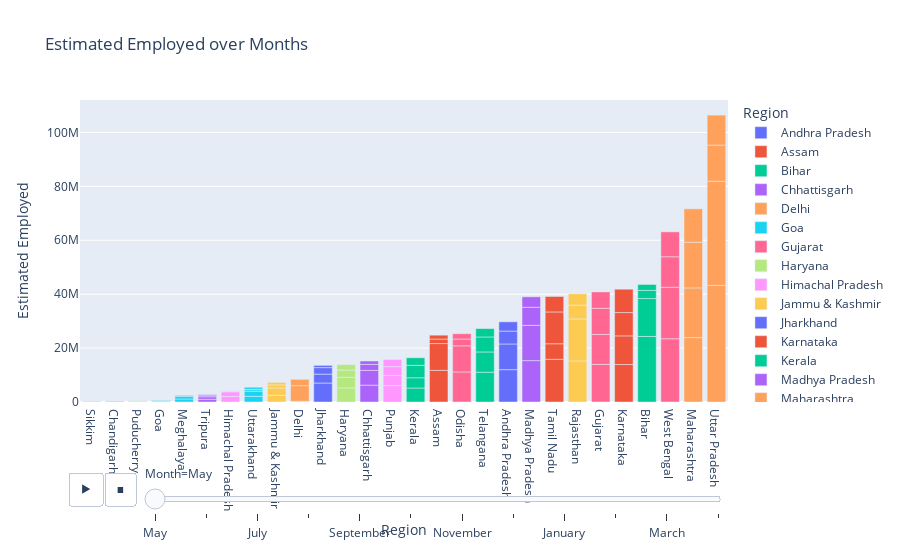

The notebook cell saved with this chart:
### Markdown cell above
Therefore, Tripura has the highest Unemployment Rate
<br> while, Sikkim has the lowest Unemployment Rate

### Code cell
# Estimated Employed over Month from Data1

plt.figure(figsize=(14,7))
fig = px.bar(data1, x='Region', y='Estimated Employed', color='Region', animation_frame="Month", title="Estimated Employed over Months")
fig.update_layout(xaxis = {'categoryorder':'total ascending'})
fig.show()

### Figure 1 — Plotly figure (JSON) as saved in the notebook; plotly's stock layout.template omitted (floating-point values rounded to 4 significant figures)
{"data": [{"alignmentgroup": "True", "hovertemplate": "Region=%{x}<br>Month=May<br>Estimated Employed=%{y}<extra></extra>", "legendgroup": "Andhra Pradesh", "marker": {"color": "#636efa", "pattern": {"shape": ""}}, "name": "Andhra Pradesh", "offsetgroup": "Andhra Pradesh", "orientation": "v", "showlegend": true, "textposition": "auto", "type": "bar", "x": ["Andhra Pradesh", "Andhra Pradesh", "Andhra Pradesh", "Andhra Pradesh"], "xaxis": "x", "y": [11999139, 9526902, 4788661, 3428356], "yaxis": "y"}, {"alignmentgroup": "True", "hovertemplate": "Region=%{x}<br>Month=May<br>Estimated Employed=%{y}<extra></extra>", "legendgroup": "Assam", "marker": {"color": "#EF553B", "pattern": {"shape": ""}}, "name": "Assam", "offsetgroup": "Assam", "orientation": "v", "showlegend": true, "textposition": "auto", "type": "bar", "x": ["Assam", "Assam", "Assam", "Assam"], "xaxis": "x", "y": [11749334, 9926176, 1671707, 1441722], "yaxis": "y"}, {"alignmentgroup": "True", "hovertemplate": "Region=%{x}<br>Month=May<br>Estimated Employed=%{y}<extra></extra>", "legendgroup": "Bihar", "marker": {"color": "#00cc96", "pattern": {"shape": ""}}, "name": "Bihar", "offsetgroup": "Bihar", "orientation": "v", "showlegend": true, "textposition": "auto", "type": "bar", "x": ["Bihar", "Bihar", "Bihar", "Bihar"], "xaxis": "x", "y": [24322330, 14050319, 3029344, 2207026], "yaxis": "y"}, {"alignmentgroup": "True", "hovertemplate": "Region=%{x}<br>Month=May<br>Estimated Employed=%{y}<extra></extra>", "legendgroup": "Chhattisgarh", "marker": {"color": "#ab63fa", "pattern": {"shape": ""}}, "name": "Chhattisgarh", "offsetgroup": "Chhattisgarh", "orientation": "v", "showlegend": true, "textposition": "auto", "type": "bar", "x": ["Chhattisgarh", "Chhattisgarh", "Chhattisgarh", "Chhattisgarh"], "xaxis": "x", "y": [6259019, 5454091, 2223129, 1276291], "yaxis": "y"}, {"alignmentgroup": "True", "hovertemplate": "Region=%{x}<br>Month=May<br>Estimated Employed=%{y}<extra></extra>", "legendgroup": "Delhi", "marker": {"color": "#FFA15A", "pattern": {"shape": ""}}, "name": "Delhi", "offsetgroup": "Delhi", "orientation": "v", "showlegend": true, "textposition": "auto", "type": "bar", "x": ["Delhi", "Delhi", "Delhi", "Delhi"], "xaxis": "x", "y": [169487, 129610, 5756475, 2343783], "yaxis": "y"}, {"alignmentgroup": "True", "hovertemplate": "Region=%{x}<br>Month=May<br>Estimated Employed=%{y}<extra></extra>", "legendgroup": "Goa", "marker": {"color": "#19d3f3", "pattern": {"shape": ""}}, "name": "Goa", "offsetgroup": "Goa", "orientation": "v", "showlegend": true, "textposition": "auto", "type": "bar", "x": ["Goa", "Goa", "Goa"], "xaxis": "x", "y": [179340, 128538, 264855], "yaxis": "y"}, {"alignmentgroup": "True", "hovertemplate": "Region=%{x}<br>Month=May<br>Estimated Employed=%{y}<extra></extra>", "legendgroup": "Gujarat", "marker": {"color": "#FF6692", "pattern": {"shape": ""}}, "name": "Gujarat", "offsetgroup": "Gujarat", "orientation": "v", "showlegend": true, "textposition": "auto", "type": "bar", "x": ["Gujarat", "Gujarat", "Gujarat", "Gujarat"], "xaxis": "x", "y": [13954728, 11121124, 9686558, 6072776], "yaxis": "y"}, {"alignmentgroup": "True", "hovertemplate": "Region=%{x}<br>Month=May<br>Estimated Employed=%{y}<extra></extra>", "legendgroup": "Haryana", "marker": {"color": "#B6E880", "pattern": {"shape": ""}}, "name": "Haryana", "offsetgroup": "Haryana", "orientation": "v", "showlegend": true, "textposition": "auto", "type": "bar", "x": ["Haryana", "Haryana", "Haryana", "Haryana"], "xaxis": "x", "y": [5249186, 3914193, 2693596, 2013083], "yaxis": "y"}, {"alignmentgroup": "True", "hovertemplate": "Region=%{x}<br>Month=May<br>Estimated Employed=%{y}<extra></extra>", "legendgroup": "Himachal Pradesh", "marker": {"color": "#FF97FF", "pattern": {"shape": ""}}, "name": "Himachal Pradesh", "offsetgroup": "Himachal Pradesh", "orientation": "v", "showlegend": true, "textposition": "auto", "type": "bar", "x": ["Himachal Pradesh", "Himachal Pradesh", "Himachal Pradesh", "Himachal Pradesh"], "xaxis": "x", "y": [2045760, 1732050, 245668, 134868], "yaxis": "y"}, {"alignmentgroup": "True", "hovertemplate": "Region=%{x}<br>Month=May<br>Estimated Employed=%{y}<extra></extra>", "legendgroup": "Jammu & Kashmir", "marker": {"color": "#FECB52", "pattern": {"shape": ""}}, "name": "Jammu & Kashmir", "offsetgroup": "Jammu & Kashmir", "orientation": "v", "showlegend": true, "textposition": "auto", "type": "bar", "x": ["Jammu & Kashmir", "Jammu & Kashmir", "Jammu & Kashmir", "Jammu & Kashmir"], "xaxis": "x", "y": [2495186, 2716966, 1130139, 937435], "yaxis": "y"}, {"alignmentgroup": "True", "hovertemplate": "Region=%{x}<br>Month=May<br>Estimated Employed=%{y}<extra></extra>", "legendgroup": "Jharkhand", "marker": {"color": "#636efa", "pattern": {"shape": ""}}, "name": "Jharkhand", "offsetgroup": "Jharkhand", "orientation": "v", "showlegend": true, "textposition": "auto", "type": "bar", "x": ["Jharkhand", "Jharkhand", "Jharkhand", "Jharkhand"], "xaxis": "x", "y": [7035766, 3315038, 2404033, 830347], "yaxis": "y"}, {"alignmentgroup": "True", "hovertemplate": "Region=%{x}<br>Month=May<br>Estimated Employed=%{y}<extra></extra>", "legendgroup": "Karnataka", "marker": {"color": "#EF553B", "pattern": {"shape": ""}}, "name": "Karnataka", "offsetgroup": "Karnataka", "orientation": "v", "showlegend": true, "textposition": "auto", "type": "bar", "x": ["Karnataka", "Karnataka", "Karnataka", "Karnataka"], "xaxis": "x", "y": [13911440, 10626328, 8638239, 8669258], "yaxis": "y"}, {"alignmentgroup": "True", "hovertemplate": "Region=%{x}<br>Month=May<br>Estimated Employed=%{y}<extra></extra>", "legendgroup": "Kerala", "marker": {"color": "#00cc96", "pattern": {"shape": ""}}, "name": "Kerala", "offsetgroup": "Kerala", "orientation": "v", "showlegend": true, "textposition": "auto", "type": "bar", "x": ["Kerala", "Kerala", "Kerala", "Kerala"], "xaxis": "x", "y": [5184355, 3799919, 4605913, 2826118], "yaxis": "y"}, {"alignmentgroup": "True", "hovertemplate": "Region=%{x}<br>Month=May<br>Estimated Employed=%{y}<extra></extra>", "legendgroup": "Madhya Pradesh", "marker": {"color": "#ab63fa", "pattern": {"shape": ""}}, "name": "Madhya Pradesh", "offsetgroup": "Madhya Pradesh", "orientation": "v", "showlegend": true, "textposition": "auto", "type": "bar", "x": ["Madhya Pradesh", "Madhya Pradesh", "Madhya Pradesh", "Madhya Pradesh"], "xaxis": "x", "y": [15349838, 13099601, 6692720, 3879934], "yaxis": "y"}, {"alignmentgroup": "True", "hovertemplate": "Region=%{x}<br>Month=May<br>Estimated Employed=%{y}<extra></extra>", "legendgroup": "Maharashtra", "marker": {"color": "#FFA15A", "pattern": {"shape": ""}}, "name": "Maharashtra", "offsetgroup": "Maharashtra", "orientation": "v", "showlegend": true, "textposition": "auto", "type": "bar", "x": ["Maharashtra", "Maharashtra", "Maharashtra", "Maharashtra"], "xaxis": "x", "y": [23896858, 18423447, 16962574, 12365754], "yaxis": "y"}, {"alignmentgroup": "True", "hovertemplate": "Region=%{x}<br>Month=May<br>Estimated Employed=%{y}<extra></extra>", "legendgroup": "Meghalaya", "marker": {"color": "#19d3f3", "pattern": {"shape": ""}}, "name": "Meghalaya", "offsetgroup": "Meghalaya", "orientation": "v", "showlegend": true, "textposition": "auto", "type": "bar", "x": ["Meghalaya", "Meghalaya", "Meghalaya", "Meghalaya"], "xaxis": "x", "y": [1119011, 992148, 228978, 222916], "yaxis": "y"}, {"alignmentgroup": "True", "hovertemplate": "Region=%{x}<br>Month=May<br>Estimated Employed=%{y}<extra></extra>", "legendgroup": "Odisha", "marker": {"color": "#FF6692", "pattern": {"shape": ""}}, "name": "Odisha", "offsetgroup": "Odisha", "orientation": "v", "showlegend": true, "textposition": "auto", "type": "bar", "x": ["Odisha", "Odisha", "Odisha", "Odisha"], "xaxis": "x", "y": [11155753, 9683719, 2519582, 1975481], "yaxis": "y"}, {"alignmentgroup": "True", "hovertemplate": "Region=%{x}<br>Month=May<br>Estimated Employed=%{y}<extra></extra>", "legendgroup": "Puducherry", "marker": {"color": "#B6E880", "pattern": {"shape": ""}}, "name": "Puducherry", "offsetgroup": "Puducherry", "orientation": "v", "showlegend": true, "textposition": "auto", "type": "bar", "x": ["Puducherry", "Puducherry", "Puducherry"], "xaxis": "x", "y": [172474, 283905, 64538], "yaxis": "y"}, {"alignmentgroup": "True", "hovertemplate": "Region=%{x}<br>Month=May<br>Estimated Employed=%{y}<extra></extra>", "legendgroup": "Punjab", "marker": {"color": "#FF97FF", "pattern": {"shape": ""}}, "name": "Punjab", "offsetgroup": "Punjab", "orientation": "v", "showlegend": true, "textposition": "auto", "type": "bar", "x": ["Punjab", "Punjab", "Punjab", "Punjab"], "xaxis": "x", "y": [6088547, 3727366, 3289918, 2682658], "yaxis": "y"}, {"alignmentgroup": "True", "hovertemplate": "Region=%{x}<br>Month=May<br>Estimated Employed=%{y}<extra></extra>", "legendgroup": "Rajasthan", "marker": {"color": "#FECB52", "pattern": {"shape": ""}}, "name": "Rajasthan", "offsetgroup": "Rajasthan", "orientation": "v", "showlegend": true, "textposition": "auto", "type": "bar", "x": ["Rajasthan", "Rajasthan", "Rajasthan", "Rajasthan"], "xaxis": "x", "y": [15226005, 15586833, 5108436, 4225486], "yaxis": "y"}, {"alignmentgroup": "True", "hovertemplate": "Region=%{x}<br>Month=May<br>Estimated Employed=%{y}<extra></extra>", "legendgroup": "Sikkim", "marker": {"color": "#636efa", "pattern": {"shape": ""}}, "name": "Sikkim", "offsetgroup": "Sikkim", "orientation": "v", "showlegend": true, "textposition": "auto", "type": "bar", "x": ["Sikkim", "Sikkim"], "xaxis": "x", "y": [89587, 75456], "yaxis": "y"}, {"alignmentgroup": "True", "hovertemplate": "Region=%{x}<br>Month=May<br>Estimated Employed=%{y}<extra></extra>", "legendgroup": "Tamil Nadu", "marker": {"color": "#EF553B", "pattern": {"shape": ""}}, "name": "Tamil Nadu", "offsetgroup": "Tamil Nadu", "orientation": "v", "showlegend": true, "textposition": "auto", "type": "bar", "x": ["Tamil Nadu", "Tamil Nadu", "Tamil Nadu", "Tamil Nadu"], "xaxis": "x", "y": [15844698, 5768342, 11798080, 5733921], "yaxis": "y"}, {"alignmentgroup": "True", "hovertemplate": "Region=%{x}<br>Month=May<br>Estimated Employed=%{y}<extra></extra>", "legendgroup": "Telangana", "marker": {"color": "#00cc96", "pattern": {"shape": ""}}, "name": "Telangana", "offsetgroup": "Telangana", "orientation": "v", "showlegend": true, "textposition": "auto", "type": "bar", "x": ["Telangana", "Telangana", "Telangana", "Telangana"], "xaxis": "x", "y": [11053353, 7508747, 5560649, 3108830], "yaxis": "y"}, {"alignmentgroup": "True", "hovertemplate": "Region=%{x}<br>Month=May<br>Estimated Employed=%{y}<extra></extra>", "legendgroup": "Tripura", "marker": {"color": "#ab63fa", "pattern": {"shape": ""}}, "name": "Tripura", "offsetgroup": "Tripura", "orientation": "v", "showlegend": true, "textposition": "auto", "type": "bar", "x": ["Tripura", "Tripura", "Tripura", "Tripura"], "xaxis": "x", "y": [1019549, 911789, 423127, 384999], "yaxis": "y"}, {"alignmentgroup": "True", "hovertemplate": "Region=%{x}<br>Month=May<br>Estimated Employed=%{y}<extra></extra>", "legendgroup": "Uttar Pradesh", "marker": {"color": "#FFA15A", "pattern": {"shape": ""}}, "name": "Uttar Pradesh", "offsetgroup": "Uttar Pradesh", "orientation": "v", "showlegend": true, "textposition": "auto", "type": "bar", "x": ["Uttar Pradesh", "Uttar Pradesh", "Uttar Pradesh", "Uttar Pradesh"], "xaxis": "x", "y": [43287808, 38640999, 13391244, 11111486], "yaxis": "y"}, {"alignmentgroup": "True", "hovertemplate": "Region=%{x}<br>Month=May<br>Estimated Employed=%{y}<extra></extra>", "legendgroup": "Uttarakhand", "marker": {"color": "#19d3f3", "pattern": {"shape": ""}}, "name": "Uttarakhand", "offsetgroup": "Uttarakhand", "orientation": "v", "showlegend": true, "textposition": "auto", "type": "bar", "x": ["Uttarakhand", "Uttarakhand", "Uttarakhand", "Uttarakhand"], "xaxis": "x", "y": [2108044, 1915482, 676797, 778590], "yaxis": "y"}, {"alignmentgroup": "True", "hovertemplate": "Region=%{x}<br>Month=May<br>Estimated Employed=%{y}<extra></extra>", "legendgroup": "West Bengal", "marker": {"color": "#FF6692", "pattern": {"shape": ""}}, "name": "West Bengal", "offsetgroup": "West Bengal", "orientation": "v", "showlegend": true, "textposition": "auto", "type": "bar", "x": ["West Bengal", "West Bengal", "West Bengal", "West Bengal"], "xaxis": "x", "y": [23452875, 19115772, 11306177, 9240903], "yaxis": "y"}, {"alignmentgroup": "True", "hovertemplate": "Region=%{x}<br>Month=May<br>Estimated Employed=%{y}<extra></extra>", "legendgroup": "Chandigarh", "marker": {"color": "#B6E880", "pattern": {"shape": ""}}, "name": "Chandigarh", "offsetgroup": "Chandigarh", "orientation": "v", "showlegend": true, "textposition": "auto", "type": "bar", "x": ["Chandigarh"], "xaxis": "x", "y": [348042], "yaxis": "y"}], "layout": {"barmode": "relative", "legend": {"title": {"text": "Region"}, "tracegroupgap": 0}, "sliders": [{"active": 0, "currentvalue": {"prefix": "Month="}, "len": 0.9, "pad": {"b": 10, "t": 60}, "steps": [{"args": [["May"], {"frame": {"duration": 0, "redraw": true}, "fromcurrent": true, "mode": "immediate", "transition": {"duration": 0, "easing": "linear"}}], "label": "May", "method": "animate"}, {"args": [["June"], {"frame": {"duration": 0, "redraw": true}, "fromcurrent": true, "mode": "immediate", "transition": {"duration": 0, "easing": "linear"}}], "label": "June", "method": "animate"}, {"args": [["July"], {"frame": {"duration": 0, "redraw": true}, "fromcurrent": true, "mode": "immediate", "transition": {"duration": 0, "easing": "linear"}}], "label": "July", "method": "animate"}, {"args": [["August"], {"frame": {"duration": 0, "redraw": true}, "fromcurrent": true, "mode": "immediate", "transition": {"duration": 0, "easing": "linear"}}], "label": "August", "method": "animate"}, {"args": [["September"], {"frame": {"duration": 0, "redraw": true}, "fromcurrent": true, "mode": "immediate", "transition": {"duration": 0, "easing": "linear"}}], "label": "September", "method": "animate"}, {"args": [["October"], {"frame": {"duration": 0, "redraw": true}, "fromcurrent": true, "mode": "immediate", "transition": {"duration": 0, "easing": "linear"}}], "label": "October", "method": "animate"}, {"args": [["November"], {"frame": {"duration": 0, "redraw": true}, "fromcurrent": true, "mode": "immediate", "transition": {"duration": 0, "easing": "linear"}}], "label": "November", "method": "animate"}, {"args": [["December"], {"frame": {"duration": 0, "redraw": true}, "fromcurrent": true, "mode": "immediate", "transition": {"duration": 0, "easing": "linear"}}], "label": "December", "method": "animate"}, {"args": [["January"], {"frame": {"duration": 0, "redraw": true}, "fromcurrent": true, "mode": "immediate", "transition": {"duration": 0, "easing": "linear"}}], "label": "January", "method": "animate"}, {"args": [["February"], {"frame": {"duration": 0, "redraw": true}, "fromcurrent": true, "mode": "immediate", "transition": {"duration": 0, "easing": "linear"}}], "label": "February", "method": "animate"}, {"args": [["March"], {"frame": {"duration": 0, "redraw": true}, "fromcurrent": true, "mode": "immediate", "transition": {"duration": 0, "easing": "linear"}}], "label": "March", "method": "animate"}, {"args": [["April"], {"frame": {"duration": 0, "redraw": true}, "fromcurrent": true, "mode": "immediate", "transition": {"duration": 0, "easing": "linear"}}], "label": "April", "method": "animate"}], "x": 0.1, "xanchor": "left", "y": 0, "yanchor": "top"}], "title": {"text": "Estimated Employed over Months"}, "updatemenus": [{"buttons": [{"args": [null, {"frame": {"duration": 500, "redraw": true}, "fromcurrent": true, "mode": "immediate", "transition": {"duration": 500, "easing": "linear"}}], "label": "&#9654;", "method": "animate"}, {"args": [[null], {"frame": {"duration": 0, "redraw": true}, "fromcurrent": true, "mode": "immediate", "transition": {"duration": 0, "easing": "linear"}}], "label": "&#9724;", "method": "animate"}], "direction": "left", "pad": {"r": 10, "t": 70}, "showactive": false, "type": "buttons", "x": 0.1, "xanchor": "right", "y": 0, "yanchor": "top"}], "xaxis": {"anchor": "y", "categoryarray": ["Andhra Pradesh", "Assam", "Bihar", "Chhattisgarh", "Delhi", "Goa", "Gujarat", "Haryana", "Himachal Pradesh", "Jammu & Kashmir", "Jharkhand", "Karnataka", "Kerala", "Madhya Pradesh", "Maharashtra", "Meghalaya", "Odisha", "Puducherry", "Punjab", "Rajasthan", "Sikkim", "Tamil Nadu", "Telangana", "Tripura", "Uttar Pradesh", "Uttarakhand", "West Bengal", "Chandigarh"], "categoryorder": "total ascending", "domain": [0, 1], "title": {"text": "Region"}}, "yaxis": {"anchor": "x", "domain": [0, 1], "title": {"text": "Estimated Employed"}}}}
